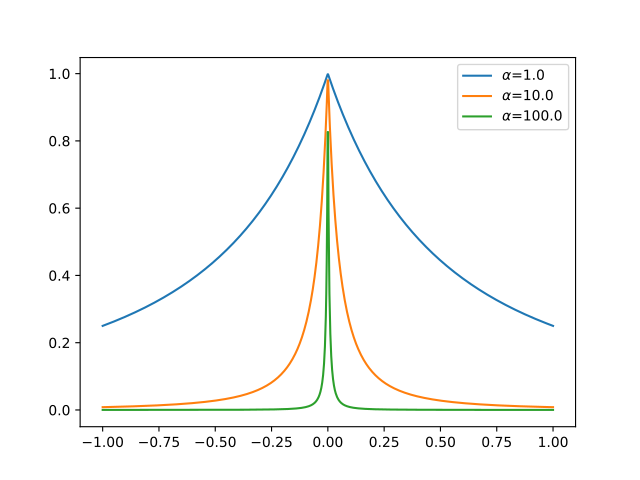

The Python source for this figure:
import brainpy as bp
import brainpy.math as bm
import matplotlib.pyplot as plt
xs = bm.linspace(-1, 1, 1000)
for alpha in [1., 10., 100.]:
  grads = bm.vector_grad(bm.surrogate.inv_square_grad)(xs, alpha)
  plt.plot(xs, grads, label=r'$\alpha$=' + str(alpha))
plt.legend()
plt.show()
